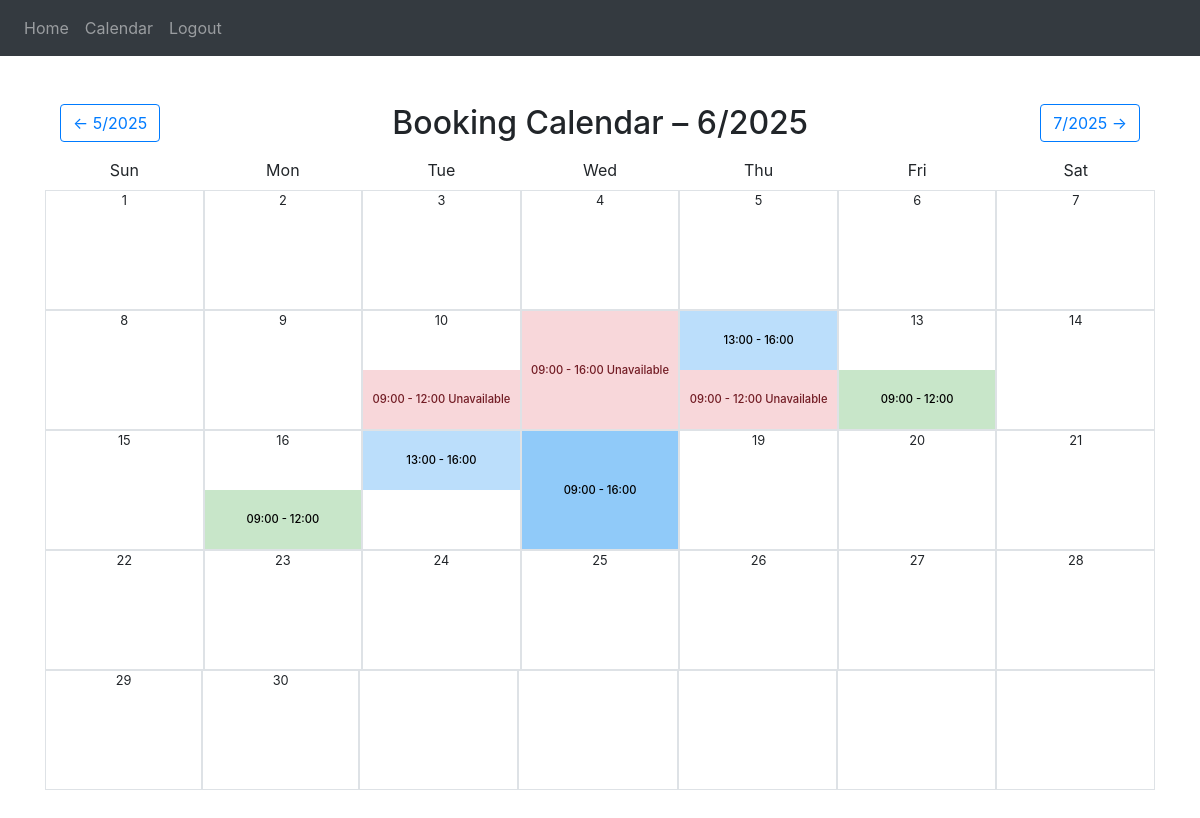
Page /calendar (signed in) on the committed database.
### BookingSystem/userModel.py (models this page shows)
class Booking(db.Model, UserMixin):
    id = db.Column(db.Integer, primary_key=True)
    user_id = db.Column(db.Integer, db.ForeignKey('user.id'))
    name = db.Column(db.String(100), nullable=False)
    date = db.Column(db.Date, nullable=False)
    training_type = db.Column(db.String(50), nullable=False)
    time_slot = db.Column(db.String(20), nullable=False)
    created_at = db.Column(db.DateTime, default=datetime.utcnow)

### BookingSystem/views.py (the view)
@views.route('/calendar')
@views.route('/calendar/<int:year>/<int:month>/', methods=['GET', 'POST'])
@login_required
def calendar_view(year=None, month=None):
    today = date.today()
    if year is None or month is None:
        year, month = today.year, today.month
    first_day = date(year, month, 1)
    start_weekday = (first_day.weekday() + 1) % 7
    days_in_month = monthrange(year, month)[1]
    calendar_days = [None] * start_weekday + [date(year, month, d) for d in range(1, days_in_month + 1)]
    while len(calendar_days) % 7:
        calendar_days.append(None)
    bookings = Booking.query.filter(
        db.extract('year', Booking.date) == year,
        db.extract('month', Booking.date) == month
    ).all()
    booked_by_day = {}
    for booking in bookings:
        booked_by_day.setdefault(booking.date.day, []).append({
            "id": booking.id,  # Needed for delete URL
            "user_id": booking.user_id,
            "training_type": booking.training_type,
            "time_slot": booking.time_slot,
        })
    if month == 1:
        prev_month, prev_year = 12, year - 1
    else:
        prev_month, prev_year = month - 1, year
    if month == 12:
        next_month, next_year = 1, year + 1
    else:
        next_month, next_year = month + 1, year
    return render_template(
        'calendar.html',
        calendar_days=calendar_days,
        year=year,
        month=month,
        prev_year=prev_year,
        prev_month=prev_month,
        next_year=next_year,
        next_month=next_month,
        booked_by_day=booked_by_day,
        user=current_user
    )

### BookingSystem/__init__.py (called while the page is built)
def create_app():
    app = Flask(__name__)
    app.config['SECRET_KEY'] = 'ferit'
    app.config['SQLALCHEMY_DATABASE_URI'] = f'sqlite:///{DB_NAME}'
    db.init_app(app)
    from .views import views
    from .auth import auth
    app.register_blueprint(views, url_prefix = '/')
    app.register_blueprint(auth, url_prefix = '/')
    from .userModel import User, Note
    login_manager = LoginManager()
    login_manager.login_view = 'auth.login'
    login_manager.init_app(app)
    @login_manager.user_loader
    def laod_user(id):
        return User.query.get(int(id))
    with app.app_context():
        db.create_all()
    return app

### BookingSystem/templates/calendar.html (shortened to what this page needs)
{% extends "base.html" %}
{% block content %}
<div class="container py-5">
  <div class="d-flex justify-content-between align-items-center mb-3">
    <a href="{{ url_for('views.calendar_view', year=prev_year, month=prev_month) }}" class="btn btn-outline-primary">
      &larr; {{ prev_month }}/{{ prev_year }}
    </a>
    <h2 class="mb-0">Booking Calendar – {{ month }}/{{ year }}</h2>
    <a href="{{ url_for('views.calendar_view', year=next_year, month=next_month) }}" class="btn btn-outline-primary">
      {{ next_month }}/{{ next_year }} &rarr;
    </a>
  </div>
  <div class="row text-center mb-2">
    {% for day in ['Sun', 'Mon', 'Tue', 'Wed', 'Thu', 'Fri', 'Sat'] %}
    <div class="col calendar-header">{{ day }}</div>
    {% endfor %}
  </div>
  {% for week in range(0, calendar_days|length, 7) %}
  <div class="row text-center">
    {% for day in calendar_days[week:week+7] %}
      {% if day %}
      <div class="col calendar-day p-0" onclick="openTrainingBookingModal('{{ day.isoformat() }}')">
        <div class="calendar-day-inner border">
          <div class="position-absolute top-0 start-0 w-100 text-start ps-1 small">{{ day.day }}</div>
            {% set bookings = booked_by_day.get(day.day) %}
            {% if bookings %}
              {% for b in bookings %}
                {% if user.admin == 1 or b.user_id == user.id %}
                  {% if b.training_type == 'full_day' %}
                    <div class="calendar-slot slot-full">{{ b.time_slot }}</div>
                  {% elif b.training_type == 'morning_half' %}
                    <div class="calendar-slot slot-morning">{{ b.time_slot }}</div>
                  {% elif b.training_type == 'afternoon_half' %}
                    <div class="calendar-slot slot-afternoon">{{ b.time_slot }}</div>
                  {% endif %}
                {% else %}
                  <div class="calendar-slot slot-unavailable
                      {% if b.training_type == 'morning_half' %} unavailable-morning
                      {% elif b.training_type == 'afternoon_half' %} unavailable-afternoon
                      {% elif b.training_type == 'full_day' %} unavailable-full
                      {% endif %}">
                    {{ b.time_slot }} Unavailable
                  </div>
                {% endif %}
              {% endfor %}
            {% else %}
              <div class="calendar-slot" style="height: 100%; visibility: hidden;"></div>
            {% endif %}
        </div>
      </div>
      {% else %}
      <div class="col calendar-day text-muted border" style="height: 120px;"></div>
      {% endif %}
    {% endfor %}
  </div>
  {% endfor %}
</div>
{% endblock %}

### BookingSystem/templates/base.html (shortened to what this page needs)
<!DOCTYPE html>
<html>
  <head>
    <link
      rel="stylesheet"
      href="https://stackpath.bootstrapcdn.com/bootstrap/4.4.1/css/bootstrap.min.css"
    />
    <link
      rel="stylesheet"
      href="https://stackpath.bootstrapcdn.com/font-awesome/4.7.0/css/font-awesome.min.css"
    />
  </head>
  <body>
    <nav class="navbar navbar-expand-lg navbar-dark bg-dark">
      <div class="collapse navbar-collapse" id="navbar">
        <div class="navbar-nav">
          {% if user.is_authenticated %}
          <a class="nav-item nav-link" id="home" href="/">Home</a>
          <a class="nav-item nav-link" id="Calendar" href="/calendar">Calendar</a>
          <a class="nav-item nav-link" id="logout" href="/logout">Logout</a>
          {% else %}
          <a class="nav-item nav-link" id="login" href="/login">Login</a>
          <a class="nav-item nav-link" id="signUp" href="/sign_up">Sign Up</a>
          {% endif %}
        </div>
      </div>
    </nav>
    <div class="container">{% block content %} {% endblock %}</div>
  </body>
</html>

### BookingSystem/templates/calendar.html (style rules this page uses)
.calendar-day { height: 120px; position: relative; padding: 0; overflow: hidden; }
.calendar-day-inner { height: 100%; position: relative; width: 100%; }
.calendar-slot { height: 50%; width: 100%; position: absolute; left: 0; display: flex; align-items: center; justify-content: center; font-size: 0.7rem; font-weight: 500; color: #000; padding: 2px; text-align: center; }
.slot-morning { bottom: 0; background-color: #c8e6c9; }
.slot-afternoon { top: 0; background-color: #bbdefb; }
.slot-full { top: 0; height: 100%; background-color: #90caf9; }
.slot-unavailable { background-color: #f8d7da; color: #721c24; height: 50%; width: 100%; position: absolute; display: flex; align-items: center; justify-content: center; font-size: 0.7rem; font-weight: 500; text-align: center; padding: 2px; }
.unavailable-morning { bottom: 0; height: 50%; }
.unavailable-full { top: 0; height: 100%; }

### rows in the picture
Booking: time_slot "09:00 - 12:00"
Booking: time_slot "09:00 - 16:00"
Booking: time_slot "09:00 - 12:00"
Booking: time_slot "13:00 - 16:00"
Booking: time_slot "09:00 - 12:00"
Booking: time_slot "09:00 - 12:00"
Booking: time_slot "13:00 - 16:00"
Booking: time_slot "09:00 - 16:00"

### other values in the picture
{{ prev_month }} "5"
{{ prev_year }} "2025"
{{ month }} "6"
{{ year }} "2025"
{{ next_month }} "7"
{{ next_year }} "2025"
{{ day }} "Sun" "Mon" "Tue" "Wed" "Thu" "Fri" "Sat"
{{ day.day }} "1" "2" "3" "4" "5" "6" "7" "8" "9" "10" "13" "14" "15" "16" "19" "20" "21" "22" "23" "24" "25" "26" "27" "28" "29" "30"
